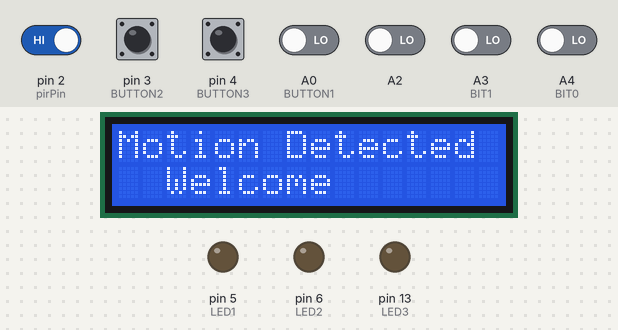
Bench run of a sketch on a simulated Arduino Uno, built with avr-gcc and run on an emulated ATmega328P. Parts: 16×2 character LCD, output pins drawn as LEDs (lit = HIGH). The inputs (shaded band) are chosen by the test bench; at power-on: pin 2 (pirPin) HIGH, A0 (BUTTON1), A2, A3 (BIT1), A4 (BIT0), pin 3 (BUTTON2), pin 4 (BUTTON3) LOW.

Above: at 1.2 s.
1.3 s: pin 2 (pirPin) driven LOW
11.8 s: pin 3 (BUTTON2) pulled HIGH for 3 s
At 15.3 s:
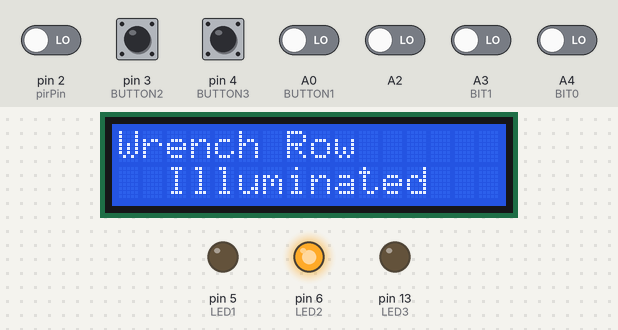
27.6 s: pin 2 (pirPin) driven HIGH
At 30.9 s:
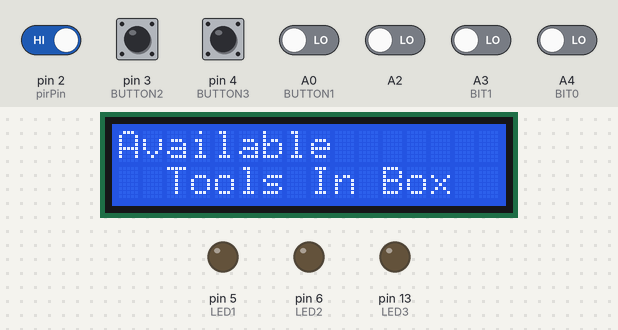
38.1 s: pin 2 (pirPin) driven LOW and A0 (BUTTON1) driven HIGH
At 42.0 s:
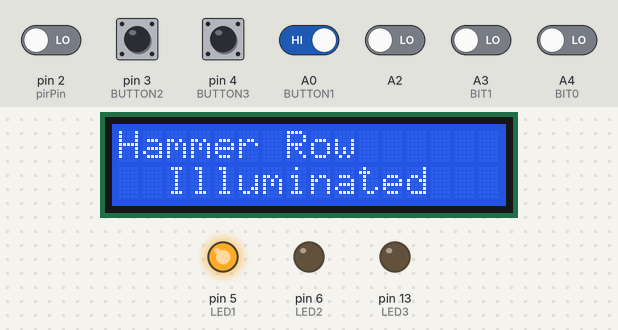
52.1 s: pin 4 (BUTTON3) pulled HIGH for 3 s
At 54.0 s:
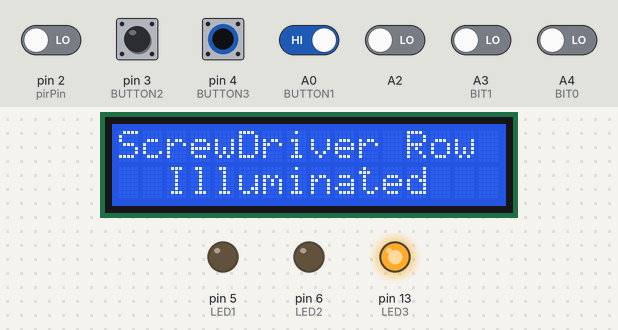
Timing chart, 0 to 64.2 s (numbered marks = the images above; inputs shaded):
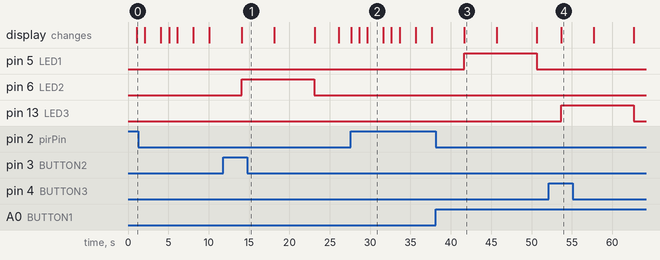

The sketch:

SeniorDesignLCDSideCode.ino
```cpp
#include <LiquidCrystal.h>// includes the LiquidCrystal Library
LiquidCrystal lcd(7, 8, 9, 10, 11, 12); // Creates an LC object. Parameters: (rs, enable, d4, d5, d6, d7)
int pirState = LOW;             // we start, assuming no motion detected
int pirPin = 2;
int dSeven = 0;
int BIT2 = A2;
int BIT1 = A3;
int BIT0 = A4;
const int BUTTON1 = A0;
const int BUTTON2 = 3;
const int BUTTON3 = 4;
const int LED1 = 5;
const int LED2 = 6;
const int LED3 = 13;
int BUTTONstate1 = 0;
int BUTTONstate2 = 0;
int BUTTONstate3 = 0;
int HammerStatus=0;
int WrenchStatus=0;
int ScrewDriverStatus=0;


void setup() {

{
  pinMode(BUTTON1, INPUT);
  pinMode(BUTTON2, INPUT);
  pinMode(BUTTON3, INPUT);
  pinMode(BIT1, INPUT);
  pinMode(BIT0, INPUT);
  pinMode(LED1, OUTPUT);
  pinMode(LED2, OUTPUT);
  pinMode(LED3, OUTPUT);
}
lcd.begin(16,2); // Initializes the interface to the LCD screen, and specifies the dimensions (width and height) of the display }
pinMode(pirPin, INPUT);
Serial.begin(9600);
}


void loop()
{

lcd.print("Waiting... ");

lcd.clear();

dSeven = digitalRead(pirPin);
while(dSeven==LOW){//if motion was detected, pin will be inputting 5V
  lcd.print("Waiting...");
  delay(500);
  lcd.clear();
dSeven = digitalRead(pirPin);

}
lcd.clear();
lcd.print("Motion Detected");
delay(1000);
lcd.setCursor(2,1);
lcd.print("Welcome");
delay(1000);

int input = menuFunction();
BUTTONFunction();

lcd.clear();
}

int menuFunction(){
int selection;
lcd.clear();
lcd.print("Available"); // Prints "Tools List" on the LCD
 lcd.setCursor(2,1); // Sets the location at which subsequent text written to the LCD will be displayed
 lcd.print("Tools In Box");
 delay(2000);
 lcd.clear(); // Clears the display
 lcd.print ("1.Hammer");
 delay(1000);
 lcd.print("2.Wrench");
 delay(1000);
 lcd.setCursor(1,1);
 lcd.print("3.Screwdrivers");
 delay(2000);
 lcd.clear(); // Clears the display
lcd.print("Choose a type of");
 lcd.setCursor(1,1);
lcd.print("tool");
delay(2000);
lcd.clear();
lcd.print("Hold Button for");
 lcd.setCursor(1,1);
lcd.print("Tool Choice");
delay(4000);
lcd.clear();
}


int BUTTONFunction(){


  BUTTONstate1 = digitalRead(BUTTON1);
  if (BUTTONstate1 == HIGH)
  {
    digitalWrite(LED1, HIGH);
     lcd.print ("Hammer Row");
     lcd.setCursor(2,1);
     lcd.print("Illuminated");
     delay(4000);
     lcd.clear();
     lcd.print("Scan Tool");
     lcd.setCursor(2,1);
     lcd.print("Over Pn532");
     delay(5000);
     lcd.clear();
     digitalWrite(LED1, LOW);

     if((digitalRead(A2)==0) && (digitalRead(A3)==0) && (digitalRead(A4)==1)){
     lcd.print ("Hammer");
     lcd.setCursor(2,1);
     lcd.print("Selected");
     delay(3000);
     lcd.clear();

     if (HammerStatus==0){
      lcd.print("Hammer");
      lcd.setCursor(2,1);
      lcd.print("Scanned Out");
      delay(3000);
      lcd.clear();
      HammerStatus=1;
    }
    else if (HammerStatus==1){
     lcd.print("Hammer");
     lcd.setCursor(2,1);
     lcd.print("Scanned In");
     delay(3000);
     lcd.clear();

      HammerStatus=0;
    }
     }

else   {
  lcd.print("Wrong Tool");
  delay(3000);
   lcd.clear();
  }

  }

else{
    digitalWrite(LED1, LOW);
  }


  BUTTONstate2 = digitalRead(BUTTON2);
  if (BUTTONstate2 == HIGH)
  {
    digitalWrite(LED2, HIGH);
     lcd.print ("Wrench Row");
      lcd.setCursor(2,1);
     lcd.print("Illuminated");
     delay(4000);
     lcd.clear();
     lcd.print("Scan tool");
     lcd.setCursor(2,1);
     lcd.print("Over Pn532");
     delay(5000);
     lcd.clear();
     digitalWrite(LED2, LOW);

     if((digitalRead(A2)==0) && (digitalRead(A3)==1) && (digitalRead(A4)==0)){
      lcd.print ("Wrench");
      lcd.setCursor(2,1);
     lcd.print("Selected");
     delay(3000);
     lcd.clear();

     if (WrenchStatus==0){
      lcd.print("Wrench");
      lcd.setCursor(2,1);
      lcd.print("Scanned Out");
      delay(3000);
      lcd.clear();
      WrenchStatus=1;
    }
    else if (WrenchStatus==1){
      lcd.print("Wrench");
      lcd.setCursor(2,1);
      lcd.print("Scanned In");
      delay(3000);
      lcd.clear();
      WrenchStatus=0;
    }
     }

else {
  lcd.print("Wrong Tool");
  delay(3000);
   lcd.clear();
}
  }
  else{
    digitalWrite(LED2, LOW);
  }


 BUTTONstate3 = digitalRead(BUTTON3);
  if (BUTTONstate3 == HIGH)
  {
    digitalWrite(LED3, HIGH);
     lcd.print ("ScrewDriver Row");
      lcd.setCursor(2,1);
     lcd.print("Illuminated");
     delay(4000);
     lcd.clear();
     lcd.print("Scan tool");
     lcd.setCursor(2,1);
     lcd.print("Over Pn532");
     delay(5000);
     lcd.clear();
     digitalWrite(LED3, LOW);

     if((digitalRead(A2)==1) && (digitalRead(A3)==0) && (digitalRead(A4)==0)){
      lcd.print ("ScrewDriver");
      lcd.setCursor(2,1);
     lcd.print("Selected");
     delay(3000);
     lcd.clear();

     if (ScrewDriverStatus==0){
      lcd.print("ScrewDriver");
      lcd.setCursor(2,1);
      lcd.print("Scanned Out");
      delay(3000);
      lcd.clear();
      ScrewDriverStatus=1;
    }
    else if (ScrewDriverStatus==1){
      lcd.print("ScrewDriver");
      lcd.setCursor(2,1);
      lcd.print("Scanned In");
      delay(3000);
      lcd.clear();
      ScrewDriverStatus=0;
    }
     }

else {
  lcd.print("Wrong Tool");
  delay(3000);
   lcd.clear();
}
  }
  else{
    digitalWrite(LED3, LOW);
  }
}
```

Measured:
- after the input at 11.8 s, pin 6 (LED2): LOW → HIGH after 2.3 s, → LOW 9.0 s later; the display: changes after 2.3 s (image 1)
- after the input at 27.6 s, the display: first changes at once (image 2 shows a later state)
- after the input at 38.1 s, pin 5 (LED1): LOW → HIGH after 3.6 s, → LOW 9.0 s later; the display: changes after 3.6 s (image 3)
- after the input at 52.1 s, pin 13 (LED3): LOW → HIGH after 1.6 s, → LOW 9.0 s later; the display: changes after 1.6 s (image 4)
- what the display in image 2 shows lasts 2.0 s, from 29.6 s to 31.6 s
- what the display in image 3 shows lasts 4.0 s, from 41.7 s to 45.7 s
